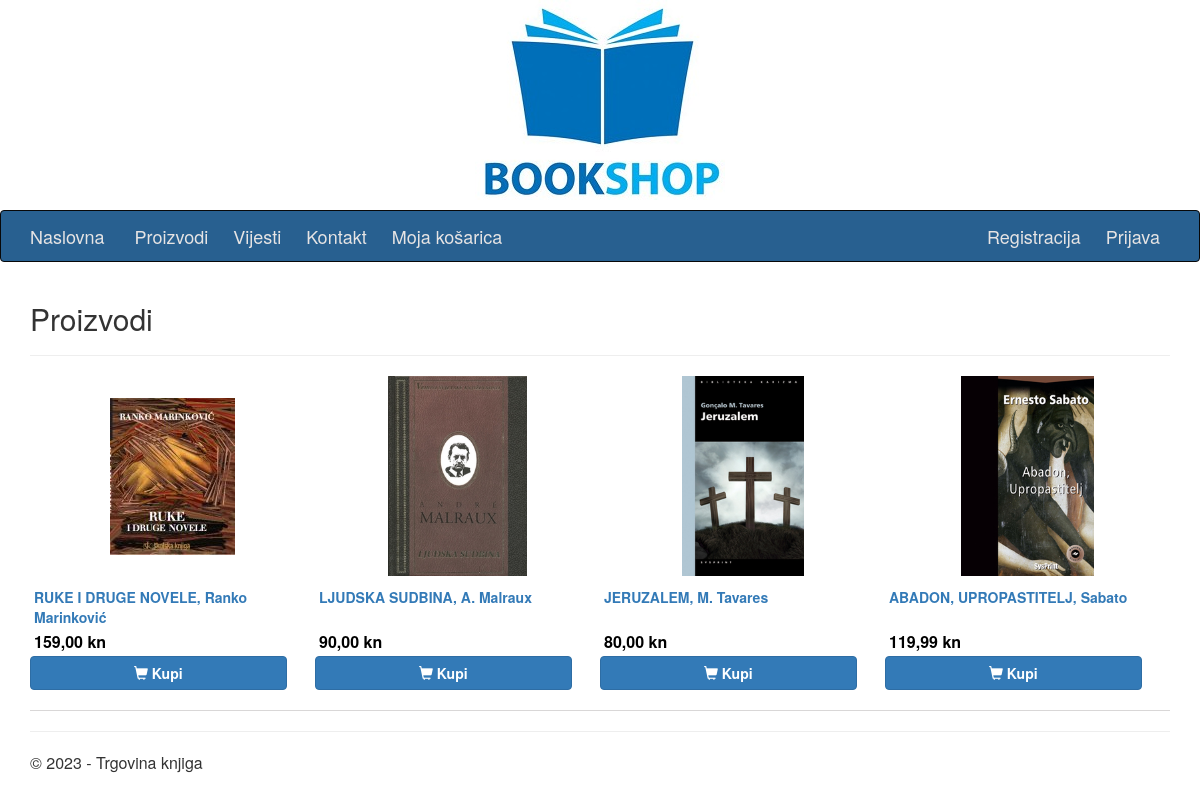
Page /index.php?pg=2 on the committed database.
### tables this page shows
CREATE TABLE products (
  id int NOT NULL AUTO_INCREMENT,
  title varchar(255) NOT NULL,
  price numeric(10,2) not null,
  description text NOT NULL,
  img varchar(255),
  active enum('Y','N') NOT NULL,
  creator_id int,
  created_at DATETIME NOT NULL DEFAULT CURRENT_TIMESTAMP,
  updated_at DATETIME NOT NULL DEFAULT CURRENT_TIMESTAMP ON UPDATE CURRENT_TIMESTAMP,
  
  FOREIGN KEY (creator_id)
  REFERENCES users(id)
  ON DELETE SET NULL,
  
  PRIMARY KEY (id)
);

### proizvodi.php (the view, shortened to what this page needs)
<?php
$act = 1;
$h2title = $title;
$divclass = "proizvodi";
?>
<h2><?php print $h2title ?></h2>
<hr />
<div class="<?php print $divclass ?>">
<?php
if ($act == 1)
{
$query  = "SELECT * FROM products";
$query .= " WHERE active='Y'";
$query .= " ORDER BY created_at DESC";
$result = @mysqli_query($MySQL, $query);
while($row = @mysqli_fetch_array($result)) {
$product_id = $row['id'];
$product_img = $row['img'];
$product_title = $row['title'];
$product_url = "index.php?pg={$pg}&act=2&id={$product_id}";
$product_price = number_format($row['price'], 2, ',', ' ');
?>
	<div class="pr">
		<div class="prin">
			<div class="thumb">
				<a href="<?php print $product_url ?>"><img src="proizvodi/<?php print $product_img ?>" alt="" title=""></a>
			</div>
			<div class="title"><a href="<?php print $product_url ?>"><?php print $product_title ?></a></div>
			<div class="price"><?php print $product_price ?> kn</div>
			<div class="basket"><a href="index.php?pg=10&act=2&id=<?php print $product_id ?>" class="btn btn-primary btn-block"><span class="glyphicon glyphicon-shopping-cart"></span> Kupi</a></div>
		</div>
	</div>
<?php
}
}
?>
</div>

### index.php (shortened to what this page needs)
<?php
$pg = 1;
if(isset($_GET['pg'])) { $pg = $_GET['pg']; }
?>
<?php
	switch ($pg)
	{
		case "2":
		$page = "proizvodi.php";
		$title="Proizvodi";
		break;
	}
?>
<!DOCTYPE html>
<html lang="en">
<head>
<link href="css/bootstrap.css" rel="stylesheet"/>
<link href="css/Site.css" rel="stylesheet"/>
<link href="css/glyphicon.css" rel="stylesheet"/>
</head>
<body>
<div class="head-img"></div>
<?php include("izbornik.php"); ?>
<div class="container body-content">
<?php
	include($page);
?>
<hr class="clear" />
<footer>
<p>&copy; <?php print date('Y'); ?> - Trgovina knjiga</p>
</footer>
</div>
</body>
</html>

### izbornik.php (shortened to what this page needs)
<div class="navbar navbar-inverse">
   <div class="container">
      <div class="navbar-header">
         <a href="./index.php?pg=1" class="navbar-brand">Naslovna</a>
      </div>
      <div class="navbar-collapse collapse">
         <ul class="nav navbar-nav">
            <li><a href="index.php?pg=2">Proizvodi</a></li>
            <li><a href="index.php?pg=3">Vijesti</a></li>
            <li><a href="index.php?pg=4">Kontakt</a></li>
			<li><a href="index.php?pg=10">Moja košarica</a></li>
         </ul>
         <ul class="nav navbar-nav navbar-right">
<?php
if (!isset($_SESSION['user']['is_logon']) || !$_SESSION['user']['is_logon'] == '1')
{
?>
            <li><a href="index.php?pg=5">Registracija</a></li>
            <li><a href="index.php?pg=6">Prijava</a></li>
<?php
}
?>
         </ul>
      </div>
   </div>
</div>

### css/Site.css (style rules this page uses)
.head-img { background-image: url("../img/top.jpg"); background-position: center; background-repeat: no-repeat; position: relative; height: 200px; margin-bottom: 10px; }
.nav > li > a { padding-right: 10px; }
.navbar-inverse { background-color: #286090; }
.navbar-nav > li > a, a.navbar-brand { color: #e6e4e4 !important; }
.body-content { padding-left: 15px; padding-right: 15px; }
.navbar-nav > li { font-size:18px; }
.proizvodi .pr { float:left; width: 25%; padding-bottom:15px; margin-bottom:20px; border-bottom: 1px solid #d9d7d7; }
.proizvodi .pr .title { margin: 0 0 5px 0; font-weight: bold; font-size: 14px; line-height: 1.4; padding: 0 4px 6px; height: 40px; overflow: hidden; color: #4b5a6d; }
.proizvodi .pr .price { color: #000000; text-align: left; font-size: 16px; line-height: 1.1; font-weight: 700; padding: 0 4px 0; display: inline-block; }
.proizvodi .pr .basket { margin: 5px 0px; width: 90%; }
.basket .btn { font-weight: bold; }
.proizvodi div.prin { display: flex; flex-direction: column; }
.proizvodi div.prin .thumb { display: flex; margin-bottom: 12px; text-align: center; height: 200px; padding: 0 10px; align-content: center; align-items: center; justify-content: center; }
.proizvodi div.prin .thumb img { width: auto; height: auto; max-width: 100%; max-height: 200px; }
.clear { clear:both; }

### rows in the picture
products: img (picture), title "RUKE I DRUGE NOVELE, Ranko Marinković", price "159,00"
products: img (picture), title "LJUDSKA SUDBINA, A. Malraux", price "90,00"
products: img (picture), title "JERUZALEM, M. Tavares", price "80,00"
products: img (picture), title "ABADON, UPROPASTITELJ, Sabato", price "119,99"

### other values in the picture
$h2title "Proizvodi"
